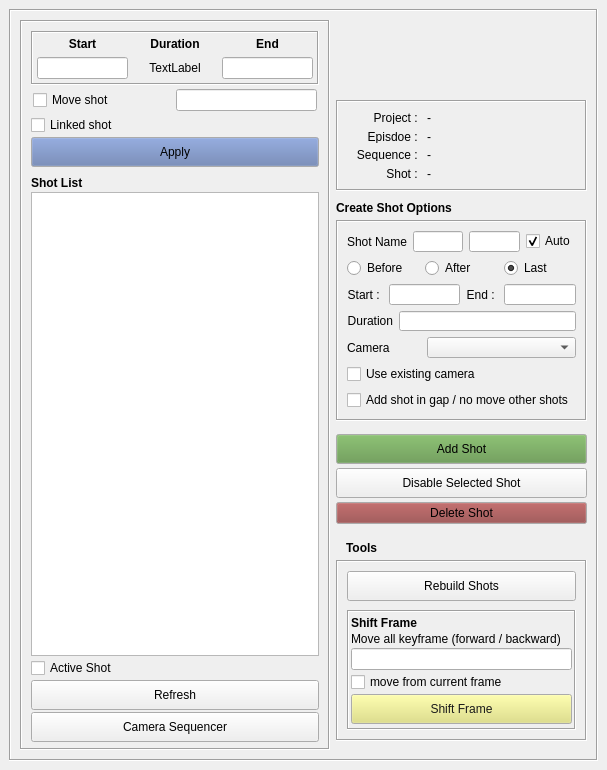
<?xml version="1.0" encoding="UTF-8"?>
<ui version="4.0">
 <class>SequencerManagerWindow</class>
 <widget class="QMainWindow" name="SequencerManagerWindow">
  <property name="geometry">
   <rect>
    <x>0</x>
    <y>0</y>
    <width>605</width>
    <height>770</height>
   </rect>
  </property>
  <property name="minimumSize">
   <size>
    <width>0</width>
    <height>760</height>
   </size>
  </property>
  <property name="windowTitle">
   <string>Arx Sequencer Manager</string>
  </property>
  <widget class="QWidget" name="centralwidget">
   <layout class="QHBoxLayout" name="horizontalLayout">
    <item>
     <widget class="QFrame" name="frame">
      <property name="frameShape">
       <enum>QFrame::Box</enum>
      </property>
      <property name="frameShadow">
       <enum>QFrame::Sunken</enum>
      </property>
      <layout class="QHBoxLayout" name="horizontalLayout_11">
       <item>
        <widget class="QFrame" name="frame_2">
         <property name="minimumSize">
          <size>
           <width>310</width>
           <height>0</height>
          </size>
         </property>
         <property name="frameShape">
          <enum>QFrame::Box</enum>
         </property>
         <property name="frameShadow">
          <enum>QFrame::Sunken</enum>
         </property>
         <layout class="QVBoxLayout" name="verticalLayout">
          <property name="spacing">
           <number>2</number>
          </property>
          <property name="bottomMargin">
           <number>6</number>
          </property>
          <item>
           <widget class="QFrame" name="frame_10">
            <property name="frameShape">
             <enum>QFrame::Box</enum>
            </property>
            <property name="frameShadow">
             <enum>QFrame::Sunken</enum>
            </property>
            <layout class="QVBoxLayout" name="verticalLayout_3">
             <property name="spacing">
              <number>2</number>
             </property>
             <property name="margin">
              <number>2</number>
             </property>
             <item>
              <widget class="QFrame" name="frame_8">
               <property name="frameShape">
                <enum>QFrame::NoFrame</enum>
               </property>
               <property name="frameShadow">
                <enum>QFrame::Raised</enum>
               </property>
               <layout class="QHBoxLayout" name="horizontalLayout_25" stretch="0,0,0">
                <property name="spacing">
                 <number>2</number>
                </property>
                <property name="margin">
                 <number>2</number>
                </property>
                <item>
                 <widget class="QLabel" name="label_10">
                  <property name="font">
                   <font>
                    <weight>75</weight>
                    <bold>true</bold>
                   </font>
                  </property>
                  <property name="text">
                   <string>Start</string>
                  </property>
                  <property name="alignment">
                   <set>Qt::AlignCenter</set>
                  </property>
                 </widget>
                </item>
                <item>
                 <widget class="QLabel" name="label_8">
                  <property name="font">
                   <font>
                    <weight>75</weight>
                    <bold>true</bold>
                   </font>
                  </property>
                  <property name="text">
                   <string>Duration</string>
                  </property>
                  <property name="alignment">
                   <set>Qt::AlignCenter</set>
                  </property>
                 </widget>
                </item>
                <item>
                 <widget class="QLabel" name="label_6">
                  <property name="font">
                   <font>
                    <weight>75</weight>
                    <bold>true</bold>
                   </font>
                  </property>
                  <property name="text">
                   <string>End</string>
                  </property>
                  <property name="alignment">
                   <set>Qt::AlignCenter</set>
                  </property>
                 </widget>
                </item>
               </layout>
              </widget>
             </item>
             <item>
              <widget class="QFrame" name="frame_3">
               <property name="frameShape">
                <enum>QFrame::NoFrame</enum>
               </property>
               <property name="frameShadow">
                <enum>QFrame::Raised</enum>
               </property>
               <layout class="QHBoxLayout" name="horizontalLayout_2" stretch="1,1,1">
                <property name="spacing">
                 <number>2</number>
                </property>
                <property name="margin">
                 <number>2</number>
                </property>
                <item>
                 <widget class="QLineEdit" name="editStart_lineEdit"/>
                </item>
                <item>
                 <widget class="QLabel" name="duration_label">
                  <property name="text">
                   <string>TextLabel</string>
                  </property>
                  <property name="alignment">
                   <set>Qt::AlignCenter</set>
                  </property>
                 </widget>
                </item>
                <item>
                 <widget class="QLineEdit" name="editEnd_lineEdit"/>
                </item>
               </layout>
              </widget>
             </item>
            </layout>
           </widget>
          </item>
          <item>
           <widget class="QFrame" name="frame_9">
            <property name="frameShape">
             <enum>QFrame::NoFrame</enum>
            </property>
            <property name="frameShadow">
             <enum>QFrame::Raised</enum>
            </property>
            <layout class="QHBoxLayout" name="horizontalLayout_31" stretch="1,1">
             <property name="spacing">
              <number>2</number>
             </property>
             <property name="margin">
              <number>2</number>
             </property>
             <item>
              <widget class="QCheckBox" name="moveShot_checkBox">
               <property name="text">
                <string>Move shot</string>
               </property>
              </widget>
             </item>
             <item>
              <widget class="QLineEdit" name="moveShot_lineEdit">
               <property name="text">
                <string/>
               </property>
              </widget>
             </item>
            </layout>
           </widget>
          </item>
          <item>
           <widget class="QCheckBox" name="linkedShot_checkBox">
            <property name="text">
             <string>Linked shot</string>
            </property>
           </widget>
          </item>
          <item>
           <widget class="QPushButton" name="apply_pushButton">
            <property name="minimumSize">
             <size>
              <width>0</width>
              <height>30</height>
             </size>
            </property>
            <property name="palette">
             <palette>
              <active>
               <colorrole role="Button">
                <brush brushstyle="SolidPattern">
                 <color alpha="255">
                  <red>96</red>
                  <green>120</green>
                  <blue>172</blue>
                 </color>
                </brush>
               </colorrole>
              </active>
              <inactive>
               <colorrole role="Button">
                <brush brushstyle="SolidPattern">
                 <color alpha="255">
                  <red>96</red>
                  <green>120</green>
                  <blue>172</blue>
                 </color>
                </brush>
               </colorrole>
              </inactive>
              <disabled>
               <colorrole role="Button">
                <brush brushstyle="SolidPattern">
                 <color alpha="255">
                  <red>96</red>
                  <green>120</green>
                  <blue>172</blue>
                 </color>
                </brush>
               </colorrole>
              </disabled>
             </palette>
            </property>
            <property name="text">
             <string>Apply</string>
            </property>
           </widget>
          </item>
          <item>
           <spacer name="verticalSpacer">
            <property name="orientation">
             <enum>Qt::Vertical</enum>
            </property>
            <property name="sizeType">
             <enum>QSizePolicy::Fixed</enum>
            </property>
            <property name="sizeHint" stdset="0">
             <size>
              <width>20</width>
              <height>7</height>
             </size>
            </property>
           </spacer>
          </item>
          <item>
           <widget class="QLabel" name="label_16">
            <property name="font">
             <font>
              <weight>75</weight>
              <bold>true</bold>
             </font>
            </property>
            <property name="text">
             <string>Shot List</string>
            </property>
           </widget>
          </item>
          <item>
           <widget class="QListWidget" name="listWidget">
            <property name="spacing">
             <number>1</number>
            </property>
           </widget>
          </item>
          <item>
           <widget class="QCheckBox" name="activeShot_checkBox">
            <property name="text">
             <string>Active Shot</string>
            </property>
           </widget>
          </item>
          <item>
           <widget class="QPushButton" name="refresh_pushButton">
            <property name="minimumSize">
             <size>
              <width>0</width>
              <height>30</height>
             </size>
            </property>
            <property name="text">
             <string>Refresh</string>
            </property>
           </widget>
          </item>
          <item>
           <widget class="QPushButton" name="sequencer_pushButton">
            <property name="minimumSize">
             <size>
              <width>0</width>
              <height>30</height>
             </size>
            </property>
            <property name="text">
             <string>Camera Sequencer</string>
            </property>
           </widget>
          </item>
         </layout>
        </widget>
       </item>
       <item>
        <widget class="QFrame" name="frame_6">
         <property name="minimumSize">
          <size>
           <width>251</width>
           <height>691</height>
          </size>
         </property>
         <property name="maximumSize">
          <size>
           <width>251</width>
           <height>2000</height>
          </size>
         </property>
         <property name="frameShape">
          <enum>QFrame::NoFrame</enum>
         </property>
         <property name="frameShadow">
          <enum>QFrame::Raised</enum>
         </property>
         <widget class="QLabel" name="label_15">
          <property name="geometry">
           <rect>
            <x>0</x>
            <y>180</y>
            <width>131</width>
            <height>16</height>
           </rect>
          </property>
          <property name="font">
           <font>
            <weight>75</weight>
            <bold>true</bold>
           </font>
          </property>
          <property name="text">
           <string>Create Shot Options</string>
          </property>
         </widget>
         <widget class="QFrame" name="frame_5">
          <property name="geometry">
           <rect>
            <x>0</x>
            <y>80</y>
            <width>251</width>
            <height>91</height>
           </rect>
          </property>
          <property name="frameShape">
           <enum>QFrame::Box</enum>
          </property>
          <property name="frameShadow">
           <enum>QFrame::Sunken</enum>
          </property>
          <layout class="QGridLayout" name="gridLayout_2" columnstretch="1,2">
           <item row="2" column="1">
            <widget class="QLabel" name="episode_label">
             <property name="text">
              <string>-</string>
             </property>
             <property name="alignment">
              <set>Qt::AlignLeading|Qt::AlignLeft|Qt::AlignVCenter</set>
             </property>
            </widget>
           </item>
           <item row="3" column="0">
            <widget class="QLabel" name="label_11">
             <property name="text">
              <string>Sequence : </string>
             </property>
             <property name="alignment">
              <set>Qt::AlignRight|Qt::AlignTrailing|Qt::AlignVCenter</set>
             </property>
            </widget>
           </item>
           <item row="1" column="1">
            <widget class="QLabel" name="project_label">
             <property name="text">
              <string>-</string>
             </property>
             <property name="alignment">
              <set>Qt::AlignLeading|Qt::AlignLeft|Qt::AlignVCenter</set>
             </property>
            </widget>
           </item>
           <item row="1" column="0">
            <widget class="QLabel" name="label_7">
             <property name="text">
              <string>Project : </string>
             </property>
             <property name="alignment">
              <set>Qt::AlignRight|Qt::AlignTrailing|Qt::AlignVCenter</set>
             </property>
            </widget>
           </item>
           <item row="2" column="0">
            <widget class="QLabel" name="label_9">
             <property name="text">
              <string>Episdoe : </string>
             </property>
             <property name="alignment">
              <set>Qt::AlignRight|Qt::AlignTrailing|Qt::AlignVCenter</set>
             </property>
            </widget>
           </item>
           <item row="3" column="1">
            <widget class="QLabel" name="sequence_label">
             <property name="text">
              <string>-</string>
             </property>
             <property name="alignment">
              <set>Qt::AlignLeading|Qt::AlignLeft|Qt::AlignVCenter</set>
             </property>
            </widget>
           </item>
           <item row="4" column="0">
            <widget class="QLabel" name="label_13">
             <property name="text">
              <string>Shot : </string>
             </property>
             <property name="alignment">
              <set>Qt::AlignRight|Qt::AlignTrailing|Qt::AlignVCenter</set>
             </property>
            </widget>
           </item>
           <item row="4" column="1">
            <widget class="QLabel" name="shot_label">
             <property name="text">
              <string>-</string>
             </property>
             <property name="alignment">
              <set>Qt::AlignLeading|Qt::AlignLeft|Qt::AlignVCenter</set>
             </property>
            </widget>
           </item>
          </layout>
         </widget>
         <widget class="QFrame" name="frame_4">
          <property name="geometry">
           <rect>
            <x>0</x>
            <y>200</y>
            <width>251</width>
            <height>201</height>
           </rect>
          </property>
          <property name="frameShape">
           <enum>QFrame::Box</enum>
          </property>
          <property name="frameShadow">
           <enum>QFrame::Sunken</enum>
          </property>
          <layout class="QVBoxLayout" name="verticalLayout_2">
           <item>
            <layout class="QHBoxLayout" name="horizontalLayout_5">
             <item>
              <widget class="QLabel" name="label_5">
               <property name="text">
                <string>Shot Name</string>
               </property>
               <property name="alignment">
                <set>Qt::AlignRight|Qt::AlignTrailing|Qt::AlignVCenter</set>
               </property>
              </widget>
             </item>
             <item>
              <widget class="QLineEdit" name="prefix_lineEdit">
               <property name="text">
                <string/>
               </property>
              </widget>
             </item>
             <item>
              <widget class="QLineEdit" name="shotName_lineEdit">
               <property name="text">
                <string/>
               </property>
              </widget>
             </item>
             <item>
              <widget class="QCheckBox" name="auto_checkBox">
               <property name="text">
                <string>Auto</string>
               </property>
               <property name="checked">
                <bool>true</bool>
               </property>
              </widget>
             </item>
            </layout>
           </item>
           <item>
            <layout class="QHBoxLayout" name="horizontalLayout_6">
             <item>
              <widget class="QRadioButton" name="before_radioButton">
               <property name="text">
                <string>Before</string>
               </property>
              </widget>
             </item>
             <item>
              <widget class="QRadioButton" name="after_radioButton">
               <property name="text">
                <string>After</string>
               </property>
              </widget>
             </item>
             <item>
              <widget class="QRadioButton" name="last_radioButton">
               <property name="text">
                <string>Last</string>
               </property>
               <property name="checked">
                <bool>true</bool>
               </property>
              </widget>
             </item>
            </layout>
           </item>
           <item>
            <layout class="QHBoxLayout" name="horizontalLayout_9">
             <item>
              <widget class="QLabel" name="label_2">
               <property name="text">
                <string>Start : </string>
               </property>
               <property name="alignment">
                <set>Qt::AlignRight|Qt::AlignTrailing|Qt::AlignVCenter</set>
               </property>
              </widget>
             </item>
             <item>
              <widget class="QLineEdit" name="start_lineEdit"/>
             </item>
             <item>
              <widget class="QLabel" name="label_3">
               <property name="text">
                <string>End : </string>
               </property>
               <property name="alignment">
                <set>Qt::AlignRight|Qt::AlignTrailing|Qt::AlignVCenter</set>
               </property>
              </widget>
             </item>
             <item>
              <widget class="QLineEdit" name="end_lineEdit"/>
             </item>
            </layout>
           </item>
           <item>
            <layout class="QHBoxLayout" name="horizontalLayout_10">
             <item>
              <widget class="QLabel" name="label_4">
               <property name="text">
                <string>Duration</string>
               </property>
               <property name="alignment">
                <set>Qt::AlignRight|Qt::AlignTrailing|Qt::AlignVCenter</set>
               </property>
              </widget>
             </item>
             <item>
              <widget class="QLineEdit" name="duration_lineEdit">
               <property name="text">
                <string/>
               </property>
              </widget>
             </item>
            </layout>
           </item>
           <item>
            <layout class="QHBoxLayout" name="horizontalLayout_20" stretch="1,2">
             <item>
              <widget class="QLabel" name="label">
               <property name="text">
                <string>Camera</string>
               </property>
              </widget>
             </item>
             <item>
              <widget class="QComboBox" name="camera_comboBox"/>
             </item>
            </layout>
           </item>
           <item>
            <widget class="QCheckBox" name="camera_checkBox">
             <property name="text">
              <string>Use existing camera</string>
             </property>
            </widget>
           </item>
           <item>
            <widget class="QCheckBox" name="noMove_checkBox">
             <property name="text">
              <string>Add shot in gap / no move other shots</string>
             </property>
            </widget>
           </item>
          </layout>
         </widget>
         <widget class="QLabel" name="label_17">
          <property name="geometry">
           <rect>
            <x>10</x>
            <y>520</y>
            <width>131</width>
            <height>16</height>
           </rect>
          </property>
          <property name="font">
           <font>
            <weight>75</weight>
            <bold>true</bold>
           </font>
          </property>
          <property name="text">
           <string>Tools</string>
          </property>
         </widget>
         <widget class="QFrame" name="frame_7">
          <property name="geometry">
           <rect>
            <x>0</x>
            <y>540</y>
            <width>251</width>
            <height>181</height>
           </rect>
          </property>
          <property name="frameShape">
           <enum>QFrame::Box</enum>
          </property>
          <property name="frameShadow">
           <enum>QFrame::Sunken</enum>
          </property>
          <layout class="QGridLayout" name="gridLayout_3" columnstretch="0">
           <property name="verticalSpacing">
            <number>9</number>
           </property>
           <item row="0" column="0">
            <widget class="QPushButton" name="rebuildShot_pushButton">
             <property name="minimumSize">
              <size>
               <width>0</width>
               <height>30</height>
              </size>
             </property>
             <property name="text">
              <string>Rebuild Shots</string>
             </property>
            </widget>
           </item>
           <item row="1" column="0" rowspan="2">
            <widget class="QFrame" name="frame_11">
             <property name="frameShape">
              <enum>QFrame::Box</enum>
             </property>
             <property name="frameShadow">
              <enum>QFrame::Sunken</enum>
             </property>
             <layout class="QVBoxLayout" name="verticalLayout_6">
              <property name="spacing">
               <number>2</number>
              </property>
              <property name="leftMargin">
               <number>2</number>
              </property>
              <property name="topMargin">
               <number>4</number>
              </property>
              <property name="rightMargin">
               <number>2</number>
              </property>
              <property name="bottomMargin">
               <number>9</number>
              </property>
              <item>
               <widget class="QLabel" name="label_23">
                <property name="font">
                 <font>
                  <weight>75</weight>
                  <bold>true</bold>
                 </font>
                </property>
                <property name="text">
                 <string>Shift Frame</string>
                </property>
               </widget>
              </item>
              <item>
               <widget class="QLabel" name="label_22">
                <property name="text">
                 <string>Move all keyframe (forward / backward)</string>
                </property>
               </widget>
              </item>
              <item>
               <widget class="QLineEdit" name="frame_lineEdit"/>
              </item>
              <item>
               <widget class="QCheckBox" name="currentStart_checkBox">
                <property name="text">
                 <string>move from current frame</string>
                </property>
               </widget>
              </item>
              <item>
               <widget class="QPushButton" name="shiftFrame_pushButton">
                <property name="minimumSize">
                 <size>
                  <width>0</width>
                  <height>30</height>
                 </size>
                </property>
                <property name="palette">
                 <palette>
                  <active>
                   <colorrole role="Button">
                    <brush brushstyle="SolidPattern">
                     <color alpha="255">
                      <red>222</red>
                      <green>223</green>
                      <blue>118</blue>
                     </color>
                    </brush>
                   </colorrole>
                   <colorrole role="Text">
                    <brush brushstyle="SolidPattern">
                     <color alpha="255">
                      <red>42</red>
                      <green>42</green>
                      <blue>42</blue>
                     </color>
                    </brush>
                   </colorrole>
                   <colorrole role="ButtonText">
                    <brush brushstyle="SolidPattern">
                     <color alpha="255">
                      <red>26</red>
                      <green>26</green>
                      <blue>26</blue>
                     </color>
                    </brush>
                   </colorrole>
                  </active>
                  <inactive>
                   <colorrole role="Button">
                    <brush brushstyle="SolidPattern">
                     <color alpha="255">
                      <red>222</red>
                      <green>223</green>
                      <blue>118</blue>
                     </color>
                    </brush>
                   </colorrole>
                   <colorrole role="Text">
                    <brush brushstyle="SolidPattern">
                     <color alpha="255">
                      <red>42</red>
                      <green>42</green>
                      <blue>42</blue>
                     </color>
                    </brush>
                   </colorrole>
                   <colorrole role="ButtonText">
                    <brush brushstyle="SolidPattern">
                     <color alpha="255">
                      <red>26</red>
                      <green>26</green>
                      <blue>26</blue>
                     </color>
                    </brush>
                   </colorrole>
                  </inactive>
                  <disabled>
                   <colorrole role="Button">
                    <brush brushstyle="SolidPattern">
                     <color alpha="255">
                      <red>222</red>
                      <green>223</green>
                      <blue>118</blue>
                     </color>
                    </brush>
                   </colorrole>
                   <colorrole role="Text">
                    <brush brushstyle="SolidPattern">
                     <color alpha="255">
                      <red>120</red>
                      <green>120</green>
                      <blue>120</blue>
                     </color>
                    </brush>
                   </colorrole>
                   <colorrole role="ButtonText">
                    <brush brushstyle="SolidPattern">
                     <color alpha="255">
                      <red>120</red>
                      <green>120</green>
                      <blue>120</blue>
                     </color>
                    </brush>
                   </colorrole>
                  </disabled>
                 </palette>
                </property>
                <property name="text">
                 <string>Shift Frame</string>
                </property>
               </widget>
              </item>
             </layout>
            </widget>
           </item>
          </layout>
         </widget>
         <widget class="QLabel" name="logo_label">
          <property name="geometry">
           <rect>
            <x>20</x>
            <y>10</y>
            <width>221</width>
            <height>61</height>
           </rect>
          </property>
          <property name="font">
           <font>
            <weight>75</weight>
            <bold>true</bold>
           </font>
          </property>
          <property name="text">
           <string/>
          </property>
         </widget>
         <widget class="QWidget" name="verticalLayoutWidget">
          <property name="geometry">
           <rect>
            <x>0</x>
            <y>410</y>
            <width>251</width>
            <height>101</height>
           </rect>
          </property>
          <layout class="QVBoxLayout" name="verticalLayout_9">
           <property name="spacing">
            <number>0</number>
           </property>
           <item>
            <widget class="QPushButton" name="addShot_pushButton">
             <property name="minimumSize">
              <size>
               <width>0</width>
               <height>30</height>
              </size>
             </property>
             <property name="palette">
              <palette>
               <active>
                <colorrole role="Button">
                 <brush brushstyle="SolidPattern">
                  <color alpha="255">
                   <red>94</red>
                   <green>149</green>
                   <blue>70</blue>
                  </color>
                 </brush>
                </colorrole>
               </active>
               <inactive>
                <colorrole role="Button">
                 <brush brushstyle="SolidPattern">
                  <color alpha="255">
                   <red>94</red>
                   <green>149</green>
                   <blue>70</blue>
                  </color>
                 </brush>
                </colorrole>
               </inactive>
               <disabled>
                <colorrole role="Button">
                 <brush brushstyle="SolidPattern">
                  <color alpha="255">
                   <red>94</red>
                   <green>149</green>
                   <blue>70</blue>
                  </color>
                 </brush>
                </colorrole>
               </disabled>
              </palette>
             </property>
             <property name="text">
              <string>Add Shot</string>
             </property>
            </widget>
           </item>
           <item>
            <widget class="QPushButton" name="disableShot_pushButton">
             <property name="minimumSize">
              <size>
               <width>0</width>
               <height>30</height>
              </size>
             </property>
             <property name="text">
              <string>Disable Selected Shot</string>
             </property>
            </widget>
           </item>
           <item>
            <widget class="QPushButton" name="deleteShot_pushButton">
             <property name="palette">
              <palette>
               <active>
                <colorrole role="Button">
                 <brush brushstyle="SolidPattern">
                  <color alpha="255">
                   <red>144</red>
                   <green>62</green>
                   <blue>62</blue>
                  </color>
                 </brush>
                </colorrole>
               </active>
               <inactive>
                <colorrole role="Button">
                 <brush brushstyle="SolidPattern">
                  <color alpha="255">
                   <red>144</red>
                   <green>62</green>
                   <blue>62</blue>
                  </color>
                 </brush>
                </colorrole>
               </inactive>
               <disabled>
                <colorrole role="Button">
                 <brush brushstyle="SolidPattern">
                  <color alpha="255">
                   <red>144</red>
                   <green>62</green>
                   <blue>62</blue>
                  </color>
                 </brush>
                </colorrole>
               </disabled>
              </palette>
             </property>
             <property name="text">
              <string>Delete Shot</string>
             </property>
            </widget>
           </item>
          </layout>
         </widget>
        </widget>
       </item>
      </layout>
     </widget>
    </item>
   </layout>
  </widget>
  <widget class="QMenuBar" name="menubar">
   <property name="geometry">
    <rect>
     <x>0</x>
     <y>0</y>
     <width>605</width>
     <height>21</height>
    </rect>
   </property>
  </widget>
 </widget>
 <resources/>
 <connections/>
</ui>
